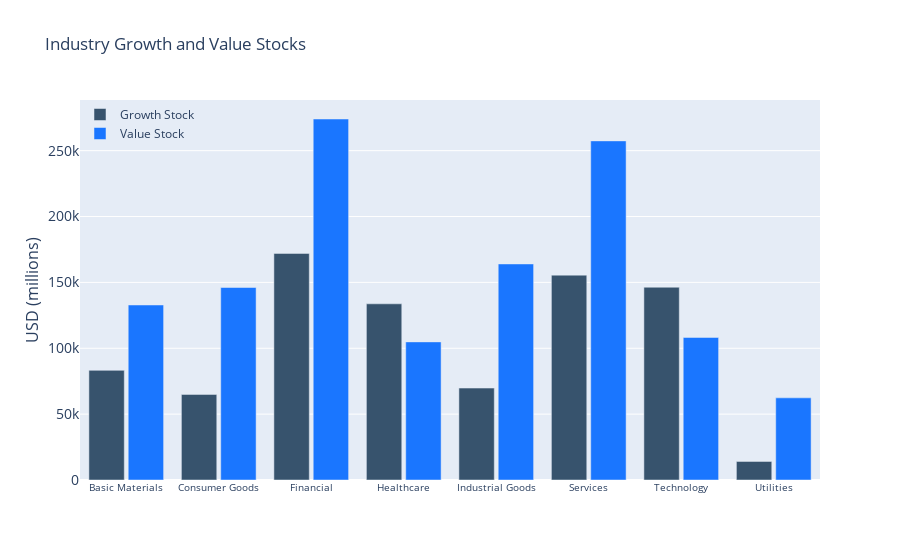

Notebook code for this chart:
### Code cell
label = value_stocks['sector']
values = value_stocks['Price']
growing = growth_stocks['Price']
fig = go.Figure()
fig.add_trace(go.Bar(x=label,
                y= growing,
                name='Growth Stock',
                marker_color='rgb(55, 83, 109)'
                ))
fig.add_trace(go.Bar(x=label,
                y=values,
                name='Value Stock',
                marker_color='rgb(26, 118, 255)'
                ))

fig.update_layout(
    title='Industry Growth and Value Stocks',
    xaxis_tickfont_size= 10,
    yaxis=dict(
        title='USD (millions)',
        titlefont_size=16,
        tickfont_size=14,
    ),
    legend=dict(
        x=0,
        y=1.0,
        bgcolor='rgba(255, 255, 255, 0)',
        bordercolor='rgba(255, 255, 255, 0)'
    ),
    barmode='group',
    bargap=0.15, # gap between bars of adjacent location coordinates.
    bargroupgap=0.1 # gap between bars of the same location coordinate.
)
fig.show()

### Figure 1 — Plotly figure (JSON) as saved in the notebook; plotly's stock layout.template omitted (floating-point values rounded to 4 significant figures)
{"data": [{"marker": {"color": "rgb(55, 83, 109)"}, "name": "Growth Stock", "type": "bar", "x": ["Basic Materials", "Consumer Goods", "Financial", "Healthcare", "Industrial Goods", "Services", "Technology", "Utilities"], "y": [83230.0, 64970.0, 172000.0, 133700.0, 69780.0, 155500.0, 146300.0, 14100.0]}, {"marker": {"color": "rgb(26, 118, 255)"}, "name": "Value Stock", "type": "bar", "x": ["Basic Materials", "Consumer Goods", "Financial", "Healthcare", "Industrial Goods", "Services", "Technology", "Utilities"], "y": [132900.0, 146100.0, 274000.0, 104800.0, 164000.0, 257400.0, 108200.0, 62370.0]}], "layout": {"bargap": 0.15, "bargroupgap": 0.1, "barmode": "group", "legend": {"bgcolor": "rgba(255, 255, 255, 0)", "bordercolor": "rgba(255, 255, 255, 0)", "x": 0, "y": 1}, "title": {"text": "Industry Growth and Value Stocks"}, "xaxis": {"tickfont": {"size": 10}}, "yaxis": {"tickfont": {"size": 14}, "title": {"font": {"size": 16}, "text": "USD (millions)"}}}}
